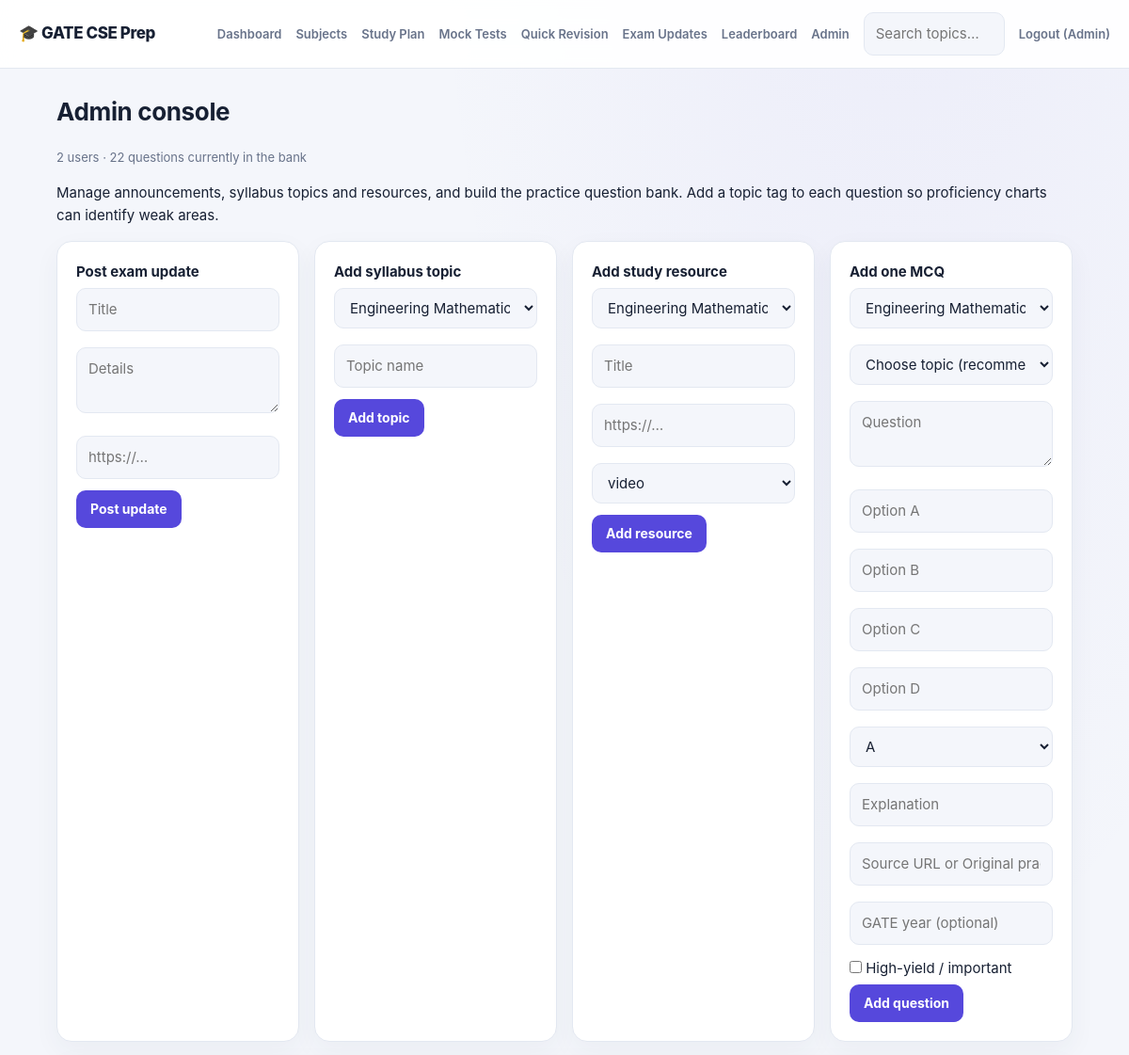
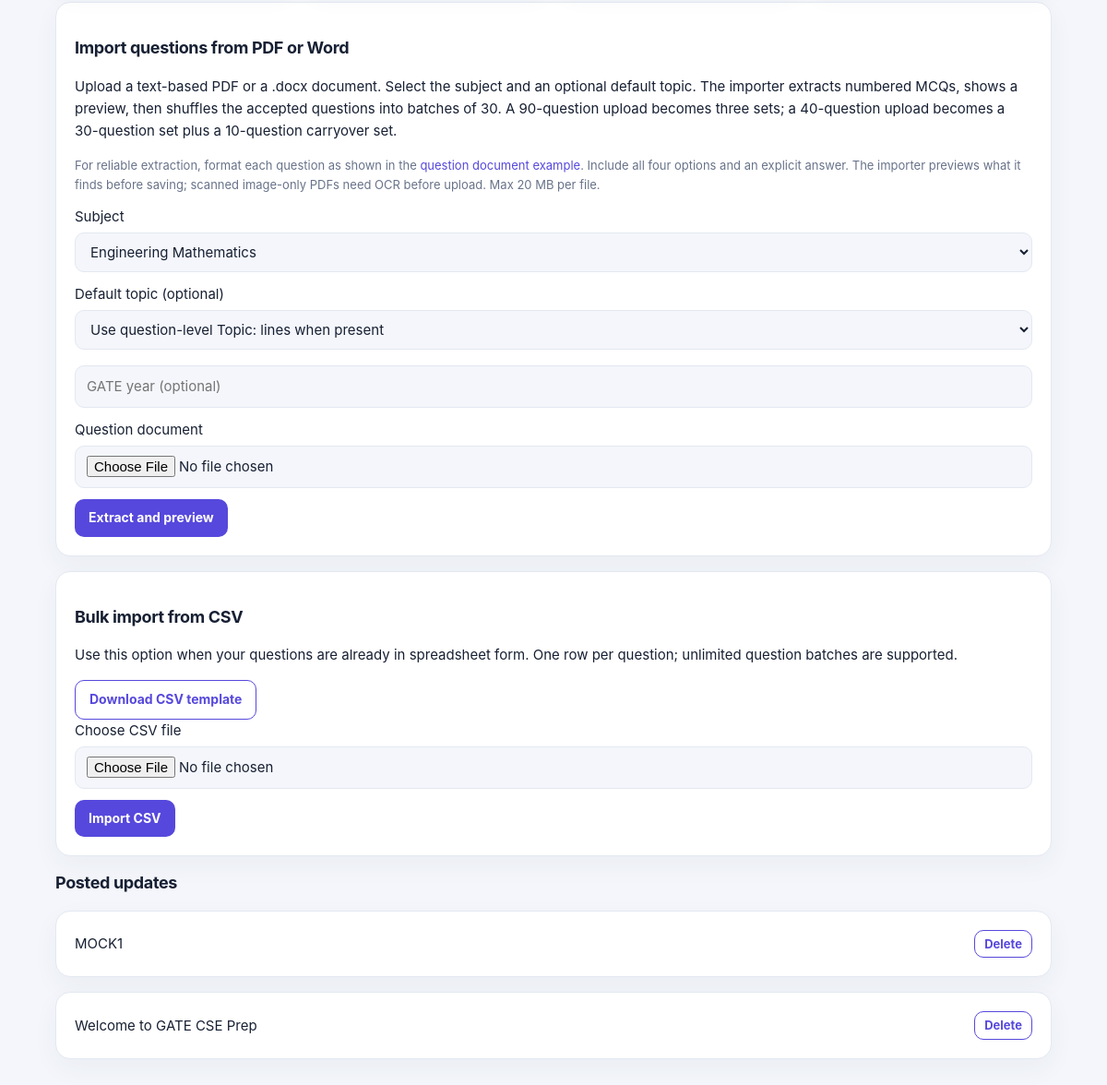
The page /admin (signed in) on the database its author committed (2 pictures, top to bottom).
### tables this page shows
CREATE TABLE users(id INTEGER PRIMARY KEY, name TEXT, email TEXT UNIQUE, pw TEXT, is_admin INT DEFAULT 0, hours REAL DEFAULT 4, exam_date TEXT);

CREATE TABLE updates(id INTEGER PRIMARY KEY, title TEXT, body TEXT, link TEXT, created TEXT);

### app.py (the view)
@app.route("/admin")
@admin_required
def admin():
    return render_template("admin.html", subs=q("SELECT * FROM subjects"), topics=q("SELECT t.*, s.name sname FROM topics t JOIN subjects s ON s.id=t.subject_id ORDER BY s.id"),
                           updates=q("SELECT * FROM updates ORDER BY id DESC"), nu=q("SELECT COUNT(*) c FROM users", one=True)["c"],
                           nq=q("SELECT COUNT(*) c FROM questions", one=True)["c"])

### app.py (called while the page is built)
def db():
    if "db" not in g:
        g.db = sqlite3.connect(app.config["DATABASE"])
        g.db.row_factory = sqlite3.Row
        g.db.execute("PRAGMA foreign_keys=ON")
    return g.db

def q(sql, args=(), one=False):
    cur = db().execute(sql, args); rows = cur.fetchall()
    return (rows[0] if rows else None) if one else rows

def login_required(f):
    @wraps(f)
    def w(*a, **k):
        if "uid" not in session: return redirect(url_for("login", next=request.path))
        return f(*a, **k)
    return w

def admin_required(f):
    @wraps(f)
    @login_required
    def w(*a, **k):
        if not g.user["is_admin"]: abort(403)
        return f(*a, **k)
    return w

@app.before_request
def load_user():
    g.user = q("SELECT * FROM users WHERE id=?", (session["uid"],), one=True) if "uid" in session else None

@app.context_processor
def inject():
    d = (datetime.strptime(g.user["exam_date"] or app.config["GATE_EXAM_DATE"], "%Y-%m-%d").date() - date.today()).days if g.user else None
    return dict(days_left=d)

### templates/admin.html
{% extends "base.html" %}{% block body %}<h2>Admin console</h2><p class="mut">{{nu}} users · {{nq}} questions currently in the bank</p><p>Manage announcements, syllabus topics and resources, and build the practice question bank. Add a topic tag to each question so proficiency charts can identify weak areas.</p>
<div class="grid">
<form class="card" method="post" action="{{url_for('admin_add',what='update')}}"><b>Post exam update</b><input name="title" placeholder="Title" required><textarea name="body" placeholder="Details" required></textarea><input name="link" placeholder="https://…"><button class="btn">Post update</button></form>
<form class="card" method="post" action="{{url_for('admin_add',what='topic')}}"><b>Add syllabus topic</b><select name="subject_id">{% for s in subs %}<option value="{{s.id}}">{{s.name}}</option>{% endfor %}</select><input name="name" placeholder="Topic name" required><button class="btn">Add topic</button></form>
<form class="card" method="post" action="{{url_for('admin_add',what='resource')}}"><b>Add study resource</b><select name="topic_id">{% for t in topics %}<option value="{{t.id}}">{{t.sname}} — {{t.name}}</option>{% endfor %}</select><input name="title" placeholder="Title" required><input name="url" placeholder="https://…" required><select name="kind"><option>video</option><option>notes</option><option>pdf</option><option>practice</option></select><button class="btn">Add resource</button></form>
<form class="card" method="post" action="{{url_for('admin_add',what='question')}}"><b>Add one MCQ</b><select name="subject_id">{% for s in subs %}<option value="{{s.id}}">{{s.name}}</option>{% endfor %}</select><select name="topic_id"><option value="">Choose topic (recommended)</option>{% for t in topics %}<option value="{{t.id}}">{{t.sname}} — {{t.name}}</option>{% endfor %}</select><textarea name="text" placeholder="Question" required></textarea><input name="a" placeholder="Option A" required><input name="b" placeholder="Option B" required><input name="c" placeholder="Option C" required><input name="d" placeholder="Option D" required><select name="ans"><option>A</option><option>B</option><option>C</option><option>D</option></select><input name="expl" placeholder="Explanation"><input name="source" placeholder="Source URL or Original practice"><input name="year" type="number" min="1980" max="2100" placeholder="GATE year (optional)"><label><input type="checkbox" name="important" value="1" style="width:auto"> High-yield / important</label><button class="btn">Add question</button></form></div>
<div class="card"><h3>Import questions from PDF or Word</h3><p>Upload a text-based PDF or a .docx document. Select the subject and an optional default topic. The importer extracts numbered MCQs, shows a preview, then shuffles the accepted questions into batches of 30. A 90-question upload becomes three sets; a 40-question upload becomes a 30-question set plus a 10-question carryover set.</p><p class="mut">For reliable extraction, format each question as shown in the <a href="{{url_for('static',filename='question_document_template.txt')}}">question document example</a>. Include all four options and an explicit answer. The importer previews what it finds before saving; scanned image-only PDFs need OCR before upload. Max 20 MB per file.</p><form method="post" enctype="multipart/form-data" action="{{url_for('import_document')}}"><label>Subject</label><select name="subject_id">{% for s in subs %}<option value="{{s.id}}">{{s.name}}</option>{% endfor %}</select><label>Default topic (optional)</label><select name="topic_id"><option value="">Use question-level Topic: lines when present</option>{% for t in topics %}<option value="{{t.id}}">{{t.sname}} — {{t.name}}</option>{% endfor %}</select><input name="year" type="number" min="1980" max="2100" placeholder="GATE year (optional)"><label>Question document</label><input name="file" type="file" accept=".pdf,.docx,application/pdf,application/vnd.openxmlformats-officedocument.wordprocessingml.document" required><button class="btn">Extract and preview</button></form></div>
<div class="card"><h3>Bulk import from CSV</h3><p>Use this option when your questions are already in spreadsheet form. One row per question; unlimited question batches are supported.</p><a class="btn sec" href="{{url_for('static',filename='question_bank_template.csv')}}">Download CSV template</a><form method="post" enctype="multipart/form-data" action="{{url_for('import_questions')}}"><label for="questions_csv">Choose CSV file</label><input id="questions_csv" name="file" type="file" accept=".csv,text/csv" required><button class="btn">Import CSV</button></form></div>
<h3>Posted updates</h3>{% for u in updates %}<div class="card row">{{u.title}}<form class="inline right" method="post" action="{{url_for('del_update',uid=u.id)}}"><button class="btn sm sec">Delete</button></form></div>{% else %}<p class="mut">No updates posted yet.</p>{% endfor %}{% endblock %}

### templates/base.html (shortened to what this page needs)
<!doctype html><html lang="en"><head><meta charset="utf-8"><meta name="viewport" content="width=device-width,initial-scale=1">
</head><body>
<nav><a class="brand" href="/">🎓 GATE CSE Prep</a>
{% if g.user %}<a href="{{url_for('dashboard')}}">Dashboard</a><a href="{{url_for('subjects')}}">Subjects</a><a href="{{url_for('plan')}}">Study Plan</a>
<a href="{{url_for('tests')}}">Mock Tests</a><a href="{{url_for('revision')}}">Quick Revision</a><a href="{{url_for('updates')}}">Exam Updates</a><a href="{{url_for('leaderboard')}}">Leaderboard</a>
{% if g.user.is_admin %}<a href="{{url_for('admin')}}">Admin</a>{% endif %}
<form action="{{url_for('search')}}" style="display:flex"><input name="q" placeholder="Search topics…" style="margin:0;width:150px"></form>
<a href="{{url_for('logout')}}">Logout ({{g.user.name}})</a>
{% else %}<a href="{{url_for('login')}}">Login</a><a href="{{url_for('admin_login')}}">Admin login</a><a class="btn" href="{{url_for('register')}}">Sign up</a>{% endif %}</nav>
<main>{% with m=get_flashed_messages(with_categories=true) %}{% for c,t in m %}<div class="flash {{c}}">{{t}}</div>{% endfor %}{% endwith %}
{% block body %}{% endblock %}</main></body></html>

### templates/base.html (style rules this page uses)
:root { color-scheme:light;--bg:#f4f6fb;--card:#fff;--tx:#172033;--mut:#68738a;--pri:#5648dc;--ok:#14855b;--err:#c53c51;--bd:#e3e8f1;--shadow:0 10px 28px #26375b0c }
* { box-sizing:border-box }
body { margin:0;font:15px/1.6 Inter,ui-sans-serif,system-ui,-apple-system,"Segoe UI",sans-serif;background:radial-gradient(ellipse at 80% -15%,#7664df12,transparent 38%),var(--bg);color:var(--tx) }
a { color:var(--pri);text-decoration:none }
nav { display:flex;gap:15px;align-items:center;flex-wrap:wrap;padding:13px max(20px,calc((100vw - 1160px)/2));background:color-mix(in srgb,var(--card) 92%,transparent);border-bottom:1px solid var(--bd);position:sticky;top:0;z-index:5;backdrop-filter:blur(14px) }
nav .brand { font-size:17px;font-weight:800;margin-right:auto;color:var(--tx);letter-spacing:-.4px }
nav>a:not(.brand) { font-size:13px;font-weight:600;color:var(--mut) }
main { max-width:1120px;margin:30px auto;padding:0 20px;min-height:75vh }
h1,h2,h3 { line-height:1.25;letter-spacing:-.35px }
h2 { font-size:26px }
h3 { font-size:18px }
.card { background:var(--card);border:1px solid var(--bd);border-radius:16px;padding:20px;margin-bottom:16px;box-shadow:var(--shadow) }
.grid { display:grid;grid-template-columns:repeat(auto-fill,minmax(230px,1fr));gap:16px }
.btn { display:inline-block;background:var(--pri);color:#fff;border:0;border-radius:10px;padding:9px 15px;cursor:pointer;font:inherit;font-size:14px;font-weight:650;transition:transform .15s,filter .15s }
.btn.sec { background:transparent;color:var(--pri);border:1px solid var(--pri) }
.btn.sm { padding:4px 10px;font-size:13px }
input,select,textarea { width:100%;padding:10px 12px;border:1px solid var(--bd);border-radius:10px;background:var(--bg);color:var(--tx);font:inherit;margin:5px 0 12px }
.mut { color:var(--mut);font-size:13px }
.row { display:flex;gap:10px;align-items:center;flex-wrap:wrap }
.right { margin-left:auto }
form.inline { display:inline }

### rows shown on the page
users: user.name "Admin"
updates: title "MOCK1"
updates: title "Welcome to GATE CSE Prep"

### other values the page prints
{{ nu }} "2"
{{ nq }} "22"
form field subject_id "Engineering Mathematics"
form field topic_id "Engineering Mathematics — Discrete Mathematics: Logic & Sets"
